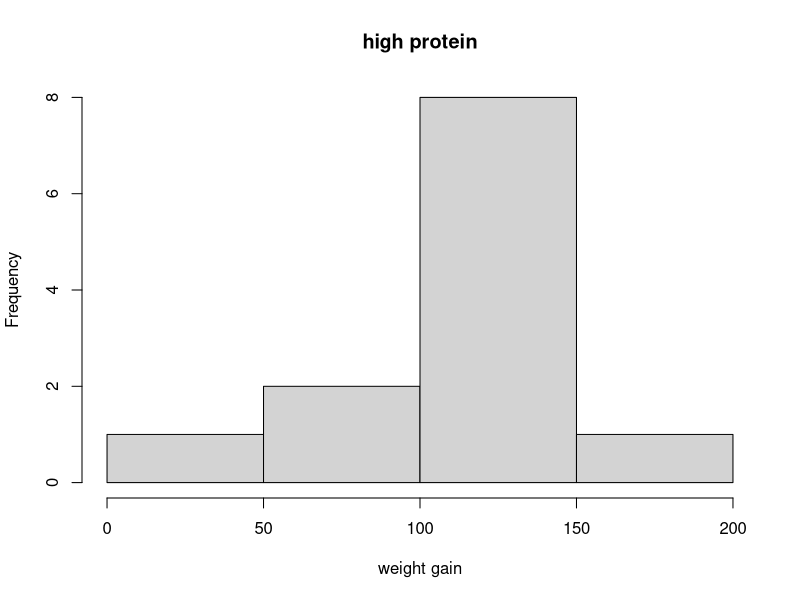
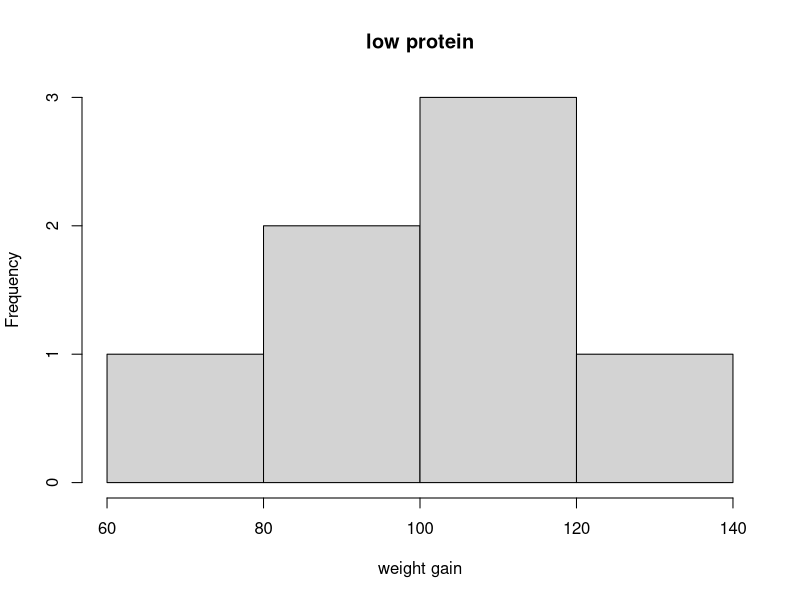

These charts were generated, in order, by the following R code:
#Assignment 3 Question 1
#Test the hypothesis that there is no difference in weight gain
#between rats fed a high protein diet and rats fed a low
#protein diet.

#This will be a test involving two population means
#mu1 is population mean of high protein rats
#mu2 is population mean of low protein rats
# H0: mu1 - mu2 = 0 i.e. no difference in weight gain
#Ha: mu1 - mu2 <>0  therefore, 2-tailed test

#create vectors of weight gain in rats
high_protein<-c(134,146,104,119,124,161,107,83,113,129,97,12)
low_protein<-c(70,118,101,85,107,132,94)

#Because each vector has a low number of data points, i.e. n<30,
#a t-test will be done to test the hypothesis H0.

#FIRST:determine if high_protein and low_protein are
#normal or approximately normal by plotting their 
#stem and leaf plots
stem(high_protein)
stem(low_protein)

#SECOND: while not necessary after above step, determine if 
#high_protein and low_protein are normal or approximately normal
#by plotting their histograms
hist(high_protein,main="high protein",xlab="weight gain")
hist(low_protein,main="low protein",xlab="weight gain")

#both vectors have mounds in both stem and leaf plots and 
#in their histograms, therefore, presume normal populations 
#Therefore, t-test permissible.

#dof = degrees of freedom
dof = length(high_protein) + length(low_protein)-2
dof                     
#dof = 17

#perform  t-test for the 2 independent samples
t.test(high_protein,low_protein,alternative="two.sided",conf.level=0.95,var.equal=TRUE)

#the 95% confidence interval includes 0:-23.09271 to 42.59271
#the p-value is 0.5394, much greater than alpha=0.05
#therefore, insufficient evidence to reject H0, there is no difference in 
#weight gain.